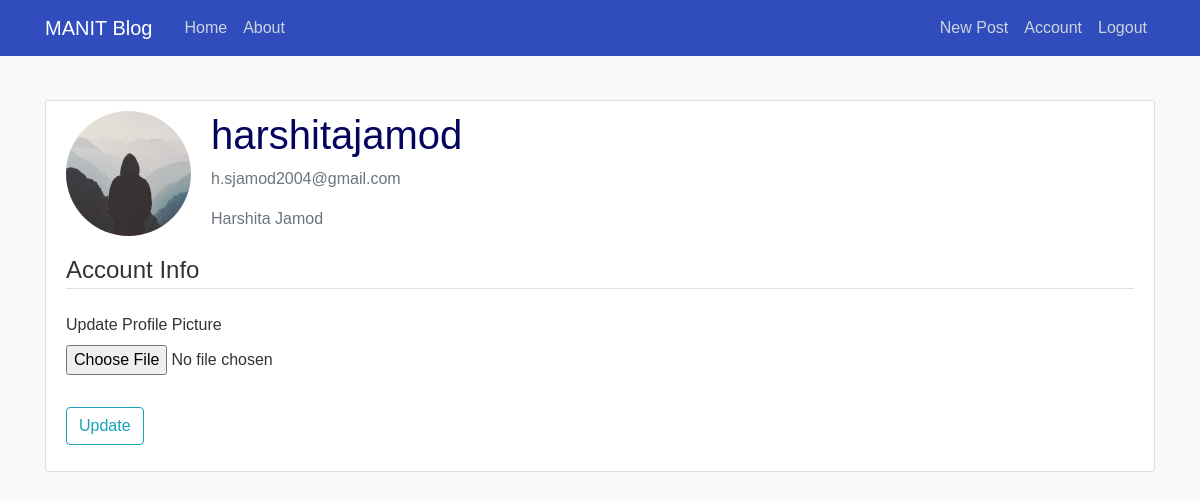
The page /account (signed in) on the database its author committed.
### flaskblog/models.py (models this page shows, shortened)
class User(db.Model, UserMixin):
    id = db.Column(db.Integer, primary_key=True)
    username = db.Column(db.String(20), unique=True, nullable=False)
    name = db.Column(db.String(100), nullable=False)
    email = db.Column(db.String(120), unique=True, nullable=False)
    image_file = db.Column(db.String(20), nullable=False, default='default.jpg')
    password = db.Column(db.String(40), nullable=False)
    posts = db.relationship('Post', backref='author', lazy=True)

### flaskblog/routes.py (the view)
@app.route("/account", methods=["GET", "POST"])
@login_required
def account():
    form = UpdateAccountForm()
    if form.validate_on_submit():
        if form.picture.data:
            picture_file = save_picture(form.picture.data)
            current_user.image_file = picture_file
        current_user.username = form.username.data
        current_user.email = form.email.data
        db.session.commit()
        flash("Your account has been updated!", "success")
        return redirect(url_for("account"))
    elif request.method == "GET":
        form.username.data = current_user.username
        form.email.data = current_user.email
    image_file = url_for("static", filename="profile_pics/" + current_user.image_file)
    return render_template(
        "account.html", title="Account", image_file=image_file, form=form
    )

### flaskblog/forms.py (shortened to what this page needs)
class UpdateAccountForm(FlaskForm):
        username = StringField('Username',
                               validators=[DataRequired(), Length(min=2, max=20)])
        email = StringField('Email',
                            validators=[DataRequired(), Email()])
        picture = FileField('Update Profile Picture', validators=[FileAllowed(['jpg', 'png'])])
        submit = SubmitField('Update')

### flaskblog/models.py (called while the page is built)
@login_manager.user_loader
def load_user(user_id):
    return User.query.get(int(user_id))

### flaskblog/routes.py (called while the page is built)
@app.context_processor
def base():
    form = SearchForm()
    return dict(form=form)

### flaskblog/templates/account.html (shortened to what this page needs)
{% extends "layout.html" %}
{% block content %}
    <div class="content-section">
      <div class="media">
        <img class="rounded-circle account-img" src="{{ image_file }}">
        <div class="media-body">
          <h2 class="account-heading">{{ current_user.username }}</h2>
          <p class="text-secondary">{{ current_user.email }}</p>
            <p class="text-secondary">{{ current_user.name }}</p>
        </div>
      </div>
         <form method="POST" action="" enctype="multipart/form-data">
            <fieldset class="form-group">
                <legend class="border-bottom mb-4">Account Info</legend>
                <div class="form-group">
                    {{ form.picture.label() }}
                    {{ form.picture(class="form-control-file") }}
                </div>
            </fieldset>
            <div class="form-group">
                {{ form.submit(class="btn btn-outline-info") }}
            </div>
        </form>
    </div>
{% endblock content %}

### flaskblog/static/main.css (style rules this page uses)
body { color: #333333; margin-top: 5rem; }
h1, h2, h3, h4, h5, h6 { color: #03045e; }
.content-section { background: #ffffff; padding: 10px 20px; border: 1px solid #dddddd; border-radius: 3px; margin-bottom: 20px; }
.account-img { height: 125px; width: 125px; margin-right: 20px; margin-bottom: 16px; }
.account-heading { font-size: 2.5rem; }
body { font-family: Arial, sans-serif; display: flex; justify-content: center; padding: 20px; background-color: #f9f9f9; }

### rows shown on the page
User: username "harshitajamod", email "h.sjamod2004@gmail.com", name "Harshita Jamod"
